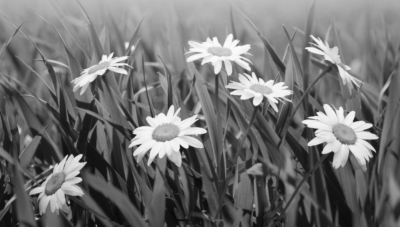
#> input picture Assignment 2/images/Flowers.png, 400 x 227 px, found by its file name
$ jupyter execute --allow-errors testing.ipynb   (Python 2 division)
#> lines starting #> are read from the running program, lines starting #| are printed output that depends on the picture
[cell 1]
import cv2
import numpy as np
import matplotlib.pyplot as plt

[cell 2]
img1 = cv2.imread('images\Flowers.png')
#> img1 is the input picture: shape (227, 400, 3); min 8, max 251, mean 114
img1  = cv2.cvtColor(img1, cv2.COLOR_BGR2GRAY)
#> img1: shape (227, 400)

#> (a cell that did not finish here is left out)

[cell 4]
[m, n] = img1.shape
#> m = 227; n = 400
print('Image Shape:', m, n)
#| Image Shape: 227 400

# Show original image
print('Original Image:')
plt.imshow(img1, cmap="gray")

[cell 5]
f = 3

# Create a matrix of all zeros for
# downsampled values
img2 = np.zeros((m//2, n//2))

for i in range(0, m):
	for j in range(0, n):
		try:
			img2[i, j] = img1[2*i,2*j]
		except IndexError:
			pass
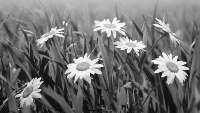
#> img2: shape (113, 200) float64; min 8, max 251, mean 114.5


# Show down sampled image
print('Down Sampled Image:')
plt.imshow(img2, cmap="gray")

[cell 6]
img3 = np.zeros((m, n))
I = img2
img2.shape
#> Out = (113, 200)

[cell 7]
img3 = np.zeros((m, n))
I = img2
img2.shape
for i in range(0, m):
	for j in range(0, n):
		t = (i/f)
		r = (j/f)
		t1 = round(t)
		r1 = round(r)


		#try:
		A = [[1,0,0,0],[1,1,0,0],[1, 0, 1,0],[1,1,1,1]]
		Y = [I[t1,r1], I[t1+1, r1], I[t1,r1+1], I[t1+1,r1+1]]
		res = np.linalg.inv(A).dot(Y)
		#except IndexError:
		#	pass
		img3[i, j] = round(res[0] + res[1]*(t - t1) + res[2]*(r -r1) +res[3]*(r-r1)*(t -t1))
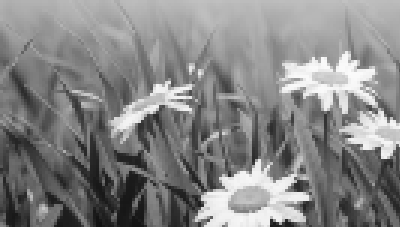
#> img3: shape (227, 400) float64; min 17, max 251, mean 133.4

[cell 8]
plt.imshow(img3, cmap='gray')

[cell 9]
int(np.floor(2.3))

[cell 10]
for i in range(0, m):
	for j in range(0, n):
		t = np.floor(i/f)
		r = np.floor(j/f)
		t1 = round(t)
		r1 = round(r)
        print(2)

[cell 11]
for i in range(0, m):
    for j in range(0, n):
        t = np.floor(i/f)
        r = np.floor(j/f)
        t1 = round(t)
        r1 = round(r)
        print(t, t1)

$ run again, with Assignment 2/images/IIScMain.png copied over Assignment 2/images/Flowers.png
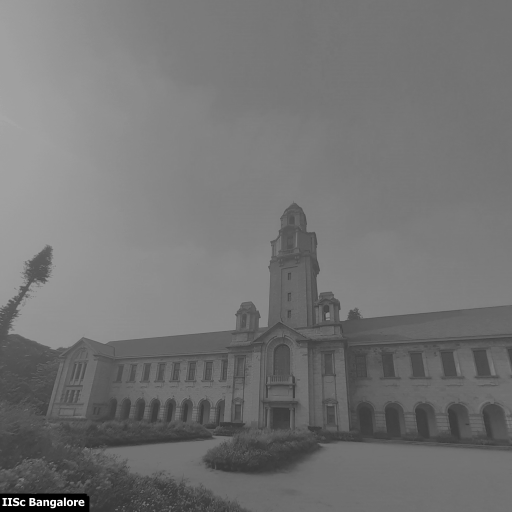
#> input picture Assignment 2/images/IIScMain.png, 512 x 512 px, found by its file name
#> img1 is the input picture: shape (512, 512, 3); min 0, max 255, mean 115.7
#> img1: shape (512, 512)
#| Image Shape: 512 512
#> after the loop `for i in range(0, m):`:
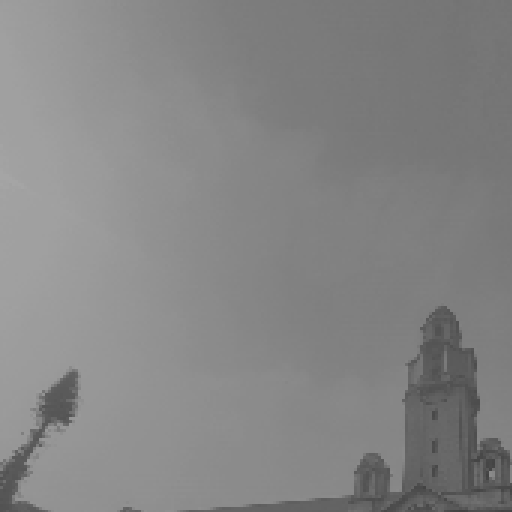
#> img3: shape (512, 512) float64; min 65, max 165, mean 133.3
